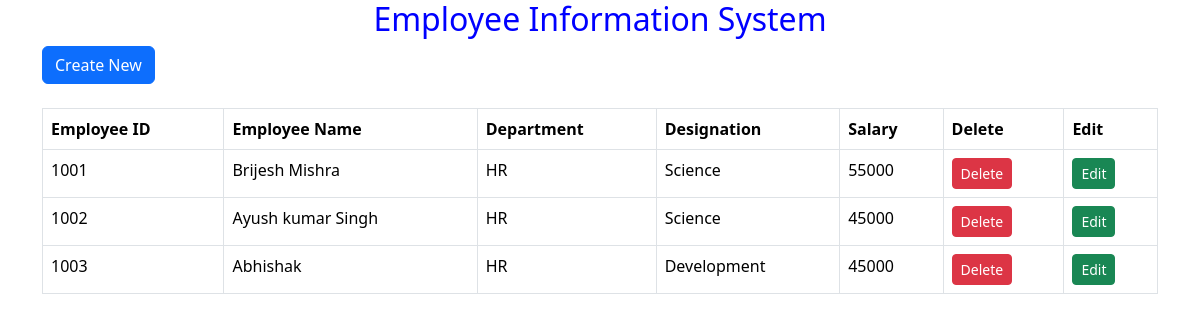
The page / on the database its author committed.
### myapp/models.py (models this page shows)
class Employee(models.Model):
    empid=models.IntegerField(primary_key=True)
    empname=models.CharField(max_length=50)
    department=models.CharField(max_length=50)
    designation=models.CharField(max_length=50)
    salary=models.IntegerField()

### myapp/views.py (the view)
# urls.py: path('',views.index,name='index'),
def index(req):
    emp=Employee.objects.all()
    empdict={"emp":emp}
    return render(req,"index.html",empdict)

### myapp/templates/index.html (shortened to what this page needs)
<!doctype html>
<html lang="en">
  <head>
    <link href="https://cdn.jsdelivr.net/npm/bootstrap@5.3.3/dist/css/bootstrap.min.css" rel="stylesheet">
  </head>
  <body>
    <div class="container">
      <h2 style="color:blue;text-align: center;">Employee Information System</h2>
    <a href="{% url 'empreg' %}">
        <button type="button" class="btn btn-primary">Create New</button>
    </a>
    <br/>
    <br/>
    <table class="table table-bordered">
      <tr>
        <th>Employee ID</th>
        <th>Employee Name</th>
        <th>Department</th>
        <th>Designation</th>
        <th>Salary</th>
        <th>Delete</th>
        <th>Edit</th>
      </tr>
      {% for e in emp %}
       <tr>
         <td>{{e.empid}}</td>
         <td>{{e.empname}}</td>
         <td>{{e.department}}</td>
         <td>{{e.designation}}</td>
         <td>{{e.salary}}</td>
         <td>
          <a href="{% url 'delemp' id=e.empid %}">
            <button class="btn btn-sm btn-danger">Delete</button>
          </a>
         </td>
         <td>
          <a href="{% url 'editemp' id=e.empid %}">
            <button class="btn btn-sm btn-success">Edit</button>
          </a>
         </td>
       </tr>
      {% endfor %}
    </table>
    </div>
  </body>
</html>

### rows shown on the page
Employee: empid "1001", empname "Brijesh Mishra", department "HR", designation "Science", salary "55000"
Employee: empid "1002", empname "Ayush kumar Singh", department "HR", designation "Science", salary "45000"
Employee: empid "1003", empname "Abhishak", department "HR", designation "Development", salary "45000"
